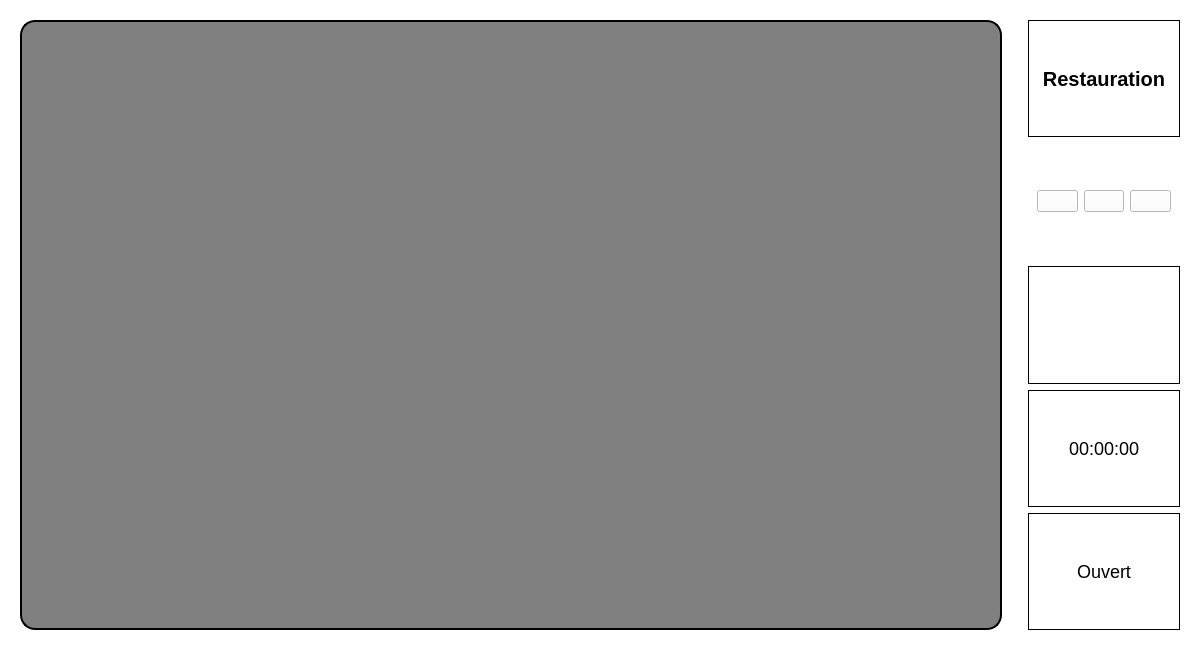
<?xml version="1.0" encoding="UTF-8"?>
<ui version="4.0">
 <class>MainWindow</class>
 <widget class="QWidget" name="MainWindow">
  <property name="geometry">
   <rect>
    <x>0</x>
    <y>0</y>
    <width>1200</width>
    <height>650</height>
   </rect>
  </property>
  <property name="minimumSize">
   <size>
    <width>1200</width>
    <height>650</height>
   </size>
  </property>
  <property name="maximumSize">
   <size>
    <width>1200</width>
    <height>650</height>
   </size>
  </property>
  <property name="styleSheet">
   <string notr="true">background-color: white;</string>
  </property>
  <layout class="QHBoxLayout" name="horizontalLayout">
   <property name="spacing">
    <number>10</number>
   </property>
   <item>
    <widget class="QWidget" name="leftColumn">
     <property name="styleSheet">
      <string notr="true">background-color: white;</string>
     </property>
     <property name="minimumSize">
      <size>
       <width>1000</width>
       <height>620</height>
      </size>
     </property>
     <layout class="QVBoxLayout" name="verticalLayout">
      <item>
       <widget class="QWidget" name="restaurantArea">
        <property name="styleSheet">
         <string notr="true">background-color: grey; border: 2px solid black; border-radius: 15px;</string>
        </property>
        <property name="minimumSize">
         <size>
          <width>0</width>
          <height>0</height>
         </size>
        </property>
      </widget>
      </item>
     </layout>
    </widget>
   </item>
   <item>
    <widget class="QWidget" name="rightColumn">
     <property name="styleSheet">
      <string notr="true">background-color: white;</string>
     </property>
     <property name="minimumSize">
      <size>
       <width>170</width>
       <height>620</height>
      </size>
     </property>
     <layout class="QVBoxLayout" name="rightLayout">
      <!-- Zone 1 : Titre -->
      <item>
       <widget class="QLabel" name="titleLabel">
        <property name="text">
         <string>Restauration</string>
        </property>
        <property name="alignment">
         <set>Qt::AlignCenter</set>
        </property>
        <property name="styleSheet">
         <string notr="true">color: black; font-size: 20px; font-weight: bold; border: 1px solid black; padding: 5px;</string>
        </property>
        <property name="height">
         <number>30</number>
        </property>
       </widget>
      </item>
      <!-- Zone 2 : Boutons -->
      <item>
       <widget class="QWidget" name="buttonArea">
        <property name="Height">
         <number>30</number>
        </property>
        <layout class="QHBoxLayout" name="buttonLayout">
         <item>
          <widget class="QPushButton" name="button1"/>
         </item>
         <item>
          <widget class="QPushButton" name="button2"/>
         </item>
         <item>
          <widget class="QPushButton" name="button3"/>
         </item>
        </layout>
       </widget>
      </item>
      <!-- Zone 3 : Zone vide -->
      <item>
       <widget class="QWidget" name="emptyArea">
        <property name="styleSheet">
         <string notr="true">border: 1px solid black;</string>
        </property>
       </widget>
      </item>
      <!-- Zone 4 : Heure -->
      <item>
       <widget class="QLabel" name="timeLabel">
        <property name="text">
         <string>00:00:00</string>
        </property>
        <property name="alignment">
         <set>Qt::AlignCenter</set>
        </property>
        <property name="styleSheet">
         <string notr="true">color: black; font-size: 18px; border: 1px solid black; padding: 5px; height: 50px</string>
        </property>
        <property name="Height">
         <number>30</number>
        </property>
       </widget>
      </item>
      <!-- Zone 5 : État -->
      <item>
       <widget class="QLabel" name="statusLabel">
        <property name="text">
         <string>Ouvert</string>
        </property>
        <property name="alignment">
         <set>Qt::AlignCenter</set>
        </property>
        <property name="styleSheet">
         <string notr="true">color: black; font-size: 18px; border: 1px solid black; padding: 5px; height: 50px</string>
        </property>
        <property name="Height">
         <number>30</number>
        </property>
       </widget>
      </item>
     </layout>
    </widget>
   </item>
  </layout>
 </widget>
 <resources/>
 <connections/>
</ui>
